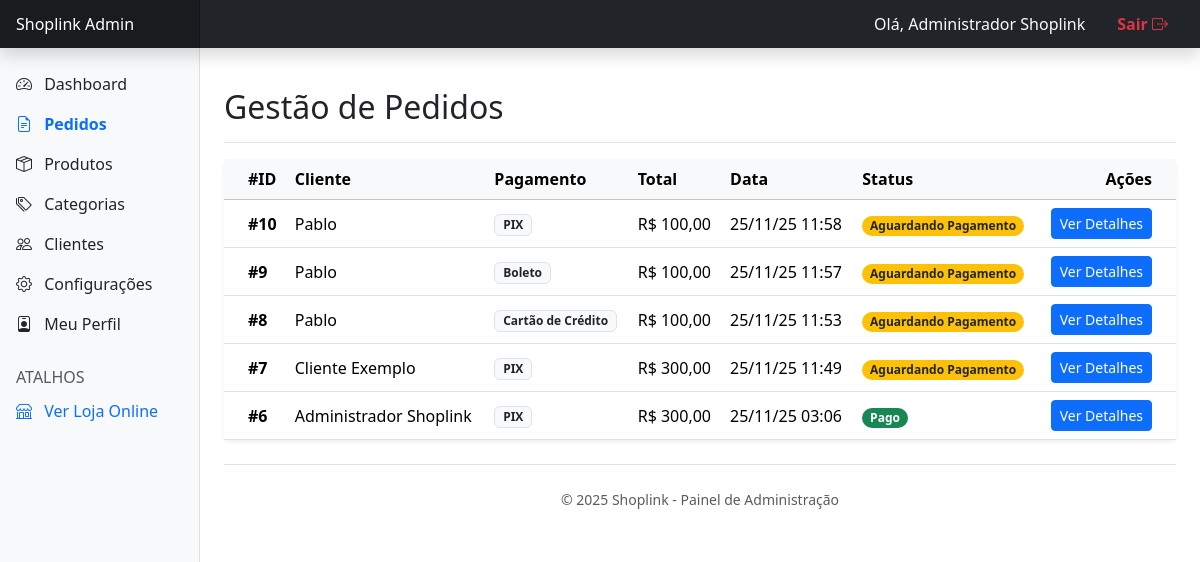
The page /admin/pedidos.php (signed in) on the database as committed earlier.
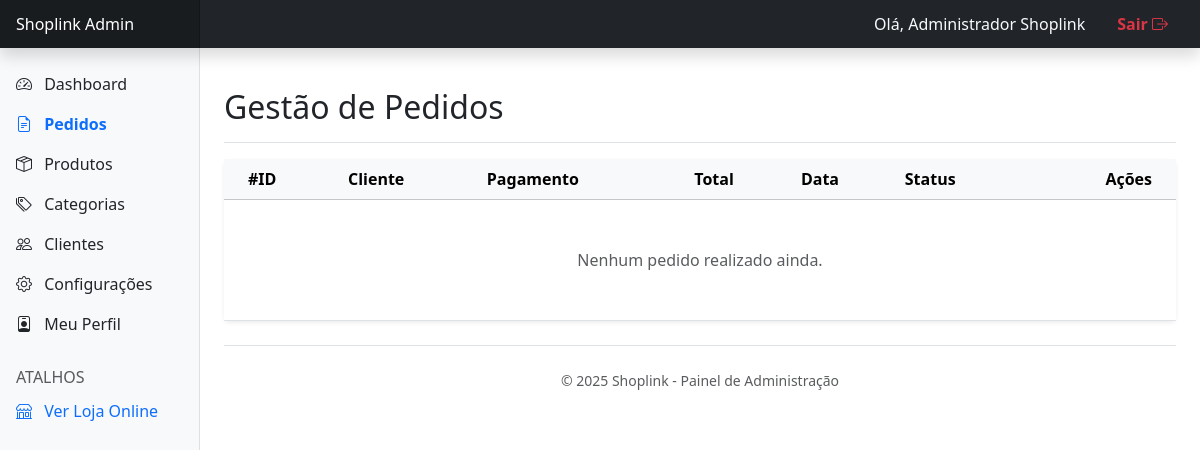
The same page on the database as committed later.
### tables this page shows
CREATE TABLE `pedidos` (
  `id` int(11) NOT NULL AUTO_INCREMENT,
  `id_usuario` int(11) DEFAULT NULL COMMENT 'ID do Cliente',
  `nome_cliente` varchar(255) NOT NULL,
  `telefone_cliente` varchar(20) DEFAULT NULL,
  `endereco_cliente` text NOT NULL,
  `total_pedido` decimal(10,2) NOT NULL,
  `data_pedido` timestamp NOT NULL DEFAULT current_timestamp(),
  `status` varchar(50) DEFAULT 'Pendente',
  `metodo_pagamento` varchar(50) DEFAULT 'PIX',
  PRIMARY KEY (`id`),
  KEY `id_usuario` (`id_usuario`),
  CONSTRAINT `pedidos_ibfk_1` FOREIGN KEY (`id_usuario`) REFERENCES `usuarios` (`id`) ON DELETE SET NULL
);

### admin/pedidos.php (the view, shortened to what this page needs)
<?php
$titulo_pagina = "Gestão de Pedidos";
require_once 'includes/header_admin.php';
try {
    $query = "SELECT id, nome_cliente, total_pedido, data_pedido, status, metodo_pagamento
              FROM pedidos
              ORDER BY id DESC";
    $stmt = $pdo->query($query);
    $pedidos = $stmt->fetchAll();
} catch (PDOException $e) {
    echo '<div class="alert alert-danger">Erro: ' . $e->getMessage() . '</div>';
}
?>
<div class="d-flex justify-content-between flex-wrap flex-md-nowrap align-items-center pt-3 pb-2 mb-3 border-bottom">
    <h1 class="h2">Gestão de Pedidos</h1>
</div>
<div class="card shadow-sm border-0">
    <div class="card-body p-0">
        <div class="table-responsive">
            <table class="table table-hover align-middle mb-0">
                <thead class="table-light">
                    <tr>
                        <th class="ps-4">#ID</th>
                        <th>Cliente</th>
                        <th>Pagamento</th>
                        <th>Total</th>
                        <th>Data</th>
                        <th>Status</th>
                        <th class="text-end pe-4">Ações</th>
                    </tr>
                </thead>
                <tbody>
                    <?php if ($pedidos): ?>
                        <?php foreach ($pedidos as $pedido): ?>
                            <tr>
                                <td class="ps-4 fw-bold">#<?php echo $pedido['id']; ?></td>
                                <td><?php echo htmlspecialchars($pedido['nome_cliente']); ?></td>
                                <td>
                                    <span class="badge bg-light text-dark border">
                                        <?php echo htmlspecialchars($pedido['metodo_pagamento'] ?? 'N/A'); ?>
                                    </span>
                                </td>
                                <td>R$ <?php echo number_format($pedido['total_pedido'], 2, ',', '.'); ?></td>
                                <td><?php echo date('d/m/y H:i', strtotime($pedido['data_pedido'])); ?></td>
                                <td>
                                    <?php
                                    $status = $pedido['status'];
                                    $badgeClass = match($status) {
                                        'Aguardando Pagamento' => 'bg-warning text-dark',
                                        'Pago', 'Concluído' => 'bg-success',
                                        'Em Separação', 'Enviado' => 'bg-info text-dark',
                                        'Cancelado' => 'bg-danger',
                                        default => 'bg-secondary'
                                    };
                                    ?>
                                    <span class="badge rounded-pill <?php echo $badgeClass; ?>">
                                        <?php echo htmlspecialchars($status); ?>
                                    </span>
                                </td>
                                <td class="text-end pe-4">
                                    <a href="pedido_detalhe.php?id=<?php echo $pedido['id']; ?>" class="btn btn-sm btn-primary">
                                        Ver Detalhes
                                    </a>
                                </td>
                            </tr>
                        <?php endforeach; ?>
                    <?php else: ?>
                        <tr>
                            <td colspan="7" class="text-center py-5 text-muted">
                                Nenhum pedido realizado ainda.
                            </td>
                        </tr>
                    <?php endif; ?>
                </tbody>
            </table>
        </div>
    </div>
</div>
<?php require_once 'includes/footer_admin.php'; ?>

### admin/includes/header_admin.php (shortened to what this page needs)
<?php
$nome_admin = $_SESSION['nome'] ?? 'Administrador';
?>
<!DOCTYPE html>
<html lang="pt-br">
<head>
    <link href="https://cdn.jsdelivr.net/npm/bootstrap@5.3.3/dist/css/bootstrap.min.css" rel="stylesheet">
    <link rel="stylesheet" href="https://cdn.jsdelivr.net/npm/bootstrap-icons@1.11.3/font/bootstrap-icons.min.css">
</head>
<body>
<header class="navbar navbar-dark sticky-top bg-dark flex-md-nowrap p-0 shadow">
  <a class="navbar-brand col-md-3 col-lg-2 me-0 px-3 fs-6" href="index.php">Shoplink Admin</a>
  <div class="w-100 d-flex justify-content-end align-items-center px-3">
      <span class="text-light me-3 d-none d-sm-inline">Olá, <?php echo htmlspecialchars($nome_admin); ?></span>
      <div class="navbar-nav">
        <div class="nav-item text-nowrap">
          <a class="nav-link px-3 text-danger fw-bold" href="../logout.php">Sair <i class="bi bi-box-arrow-right"></i></a>
        </div>
      </div>
  </div>
</header>
<div class="container-fluid">
  <div class="row">
    <nav id="sidebarMenu" class="col-md-3 col-lg-2 d-md-block bg-light sidebar collapse">
      <div class="position-sticky pt-3">
        <ul class="nav flex-column">
          <li class="nav-item">
            <a class="nav-link <?php echo ($titulo_pagina == 'Dashboard') ? 'active fw-bold' : 'text-dark'; ?>" href="index.php">
              <i class="bi bi-speedometer2 me-2"></i> Dashboard
            </a>
          </li>
          <li class="nav-item">
            <a class="nav-link <?php echo ($titulo_pagina == 'Gestão de Pedidos') ? 'active fw-bold' : 'text-dark'; ?>" href="pedidos.php">
              <i class="bi bi-file-earmark-text me-2"></i> Pedidos
            </a>
          </li>
          <li class="nav-item">
            <a class="nav-link <?php echo ($titulo_pagina == 'Produtos') ? 'active fw-bold' : 'text-dark'; ?>" href="produtos.php">
              <i class="bi bi-box-seam me-2"></i> Produtos
            </a>
          </li>
          <li class="nav-item">
            <a class="nav-link <?php echo ($titulo_pagina == 'Categorias') ? 'active fw-bold' : 'text-dark'; ?>" href="categorias.php">
              <i class="bi bi-tags me-2"></i> Categorias
            </a>
          </li>
          <li class="nav-item">
            <a class="nav-link <?php echo ($titulo_pagina == 'Clientes') ? 'active fw-bold' : 'text-dark'; ?>" href="clientes.php">
              <i class="bi bi-people me-2"></i> Clientes
            </a>
          </li>
          <li class="nav-item">
            <a class="nav-link <?php echo ($titulo_pagina == 'Configurações') ? 'active fw-bold' : 'text-dark'; ?>" href="configuracoes.php">
              <i class="bi bi-gear me-2"></i> Configurações
            </a>
          </li>
          <li class="nav-item">
            <a class="nav-link <?php echo ($titulo_pagina == 'Meu Perfil') ? 'active fw-bold' : 'text-dark'; ?>" href="perfil.php">
              <i class="bi bi-person-badge me-2"></i> Meu Perfil
            </a>
          </li>
        </ul>
        <h6 class="sidebar-heading d-flex justify-content-between align-items-center px-3 mt-4 mb-1 text-muted text-uppercase">
          <span>Atalhos</span>
        </h6>
        <ul class="nav flex-column mb-2">
          <li class="nav-item">
            <a class="nav-link text-primary" href="../index.php" target="_blank">
              <i class="bi bi-shop me-2"></i> Ver Loja Online
            </a>
          </li>
        </ul>
      </div>
    </nav>
    <main class="col-md-9 ms-sm-auto col-lg-10 px-md-4 py-4">

### admin/includes/footer_admin.php (shortened to what this page needs)
<footer class="d-flex justify-content-center align-items-center py-4 my-4 border-top">
        <p class="mb-0 text-muted small">
            &copy; <?php echo date('Y'); ?> Shoplink - Painel de Administração
        </p>
    </footer>
    </main> </div> </div> <script src="https://cdn.jsdelivr.net/npm/bootstrap@5.3.3/dist/js/bootstrap.bundle.min.js"></script>
</body>
</html>

### admin/includes/header_admin.php (style rules this page uses)
.sidebar { position: fixed; top: 0; bottom: 0; left: 0; z-index: 100; padding: 48px 0 0; box-shadow: inset -1px 0 0 rgba(0, 0, 0, .1); }
.navbar-brand { padding-top: .75rem; padding-bottom: .75rem; font-size: 1rem; background-color: rgba(0, 0, 0, .25); box-shadow: inset -1px 0 0 rgba(0, 0, 0, .25); }

Rows that differ between the two databases and show on the page:
removed pedidos: id "10", nome_cliente "Pablo", metodo_pagamento "PIX", total_pedido "100,00", data_pedido "25/11/25 11:58", status "Aguardando Pagamento"
removed pedidos: id "9", nome_cliente "Pablo", metodo_pagamento "Boleto", total_pedido "100,00", data_pedido "25/11/25 11:57", status "Aguardando Pagamento"
removed pedidos: id "8", nome_cliente "Pablo", metodo_pagamento "Cartão de Crédito", total_pedido "100,00", data_pedido "25/11/25 11:53", status "Aguardando Pagamento"
removed pedidos: id "7", nome_cliente "Cliente Exemplo", metodo_pagamento "PIX", total_pedido "300,00", data_pedido "25/11/25 11:49", status "Aguardando Pagamento"
removed pedidos: id "6", nome_cliente "Administrador Shoplink", metodo_pagamento "PIX", total_pedido "300,00", data_pedido "25/11/25 03:06", status "Pago"
Other text that changed with them:
text now shown: "Nenhum pedido realizado ainda."
